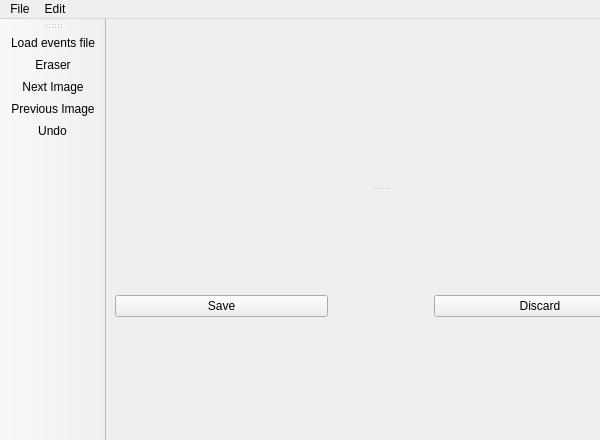
<?xml version="1.0" encoding="UTF-8"?>
<ui version="4.0">
 <class>MainWindow</class>
 <widget class="QMainWindow" name="MainWindow">
  <property name="geometry">
   <rect>
    <x>0</x>
    <y>0</y>
    <width>600</width>
    <height>440</height>
   </rect>
  </property>
  <property name="minimumSize">
   <size>
    <width>600</width>
    <height>440</height>
   </size>
  </property>
  <property name="maximumSize">
   <size>
    <width>600</width>
    <height>440</height>
   </size>
  </property>
  <property name="windowTitle">
   <string>Events Labeling Tool</string>
  </property>
  <widget class="QWidget" name="centralwidget">
   <widget class="QSplitter" name="splitter">
    <property name="geometry">
     <rect>
      <x>9</x>
      <y>21</y>
      <width>531</width>
      <height>381</height>
     </rect>
    </property>
    <property name="orientation">
     <enum>Qt::Vertical</enum>
    </property>
    <widget class="QLabel" name="img_lbl">
     <property name="autoFillBackground">
      <bool>false</bool>
     </property>
     <property name="text">
      <string/>
     </property>
     <property name="pixmap">
      <pixmap resource="resources.qrc">:/images/images/init.png</pixmap>
     </property>
     <property name="scaledContents">
      <bool>true</bool>
     </property>
    </widget>
    <widget class="QWidget" name="">
     <layout class="QHBoxLayout" name="horizontalLayout">
      <item>
       <widget class="QPushButton" name="btn_Save">
        <property name="text">
         <string>Save</string>
        </property>
       </widget>
      </item>
      <item>
       <spacer name="horizontalSpacer">
        <property name="orientation">
         <enum>Qt::Horizontal</enum>
        </property>
        <property name="sizeType">
         <enum>QSizePolicy::Fixed</enum>
        </property>
        <property name="sizeHint" stdset="0">
         <size>
          <width>100</width>
          <height>20</height>
         </size>
        </property>
       </spacer>
      </item>
      <item>
       <widget class="QPushButton" name="btn_Discard">
        <property name="text">
         <string>Discard</string>
        </property>
       </widget>
      </item>
     </layout>
    </widget>
   </widget>
  </widget>
  <widget class="QMenuBar" name="menubar">
   <property name="geometry">
    <rect>
     <x>0</x>
     <y>0</y>
     <width>600</width>
     <height>25</height>
    </rect>
   </property>
   <widget class="QMenu" name="menuFile">
    <property name="title">
     <string>File</string>
    </property>
    <addaction name="actionLoad"/>
   </widget>
   <widget class="QMenu" name="menuEdit">
    <property name="title">
     <string>Edit</string>
    </property>
    <addaction name="actionEraser"/>
    <addaction name="actionNext_Image"/>
    <addaction name="actionPrevious_Image"/>
    <addaction name="actionUndo"/>
   </widget>
   <addaction name="menuFile"/>
   <addaction name="menuEdit"/>
  </widget>
  <widget class="QToolBar" name="toolBar">
   <property name="windowTitle">
    <string>toolBar</string>
   </property>
   <property name="movable">
    <bool>true</bool>
   </property>
   <property name="allowedAreas">
    <set>Qt::AllToolBarAreas</set>
   </property>
   <attribute name="toolBarArea">
    <enum>LeftToolBarArea</enum>
   </attribute>
   <attribute name="toolBarBreak">
    <bool>false</bool>
   </attribute>
   <addaction name="actionLoad"/>
   <addaction name="actionEraser"/>
   <addaction name="actionNext_Image"/>
   <addaction name="actionPrevious_Image"/>
   <addaction name="actionUndo"/>
  </widget>
  <action name="actionLoad">
   <property name="icon">
    <iconset resource="resources.qrc">
     <normaloff>:/images/images/load.png</normaloff>:/images/images/load.png</iconset>
   </property>
   <property name="text">
    <string>Load events file...</string>
   </property>
   <property name="shortcut">
    <string>Ctrl+L</string>
   </property>
  </action>
  <action name="actionEraser">
   <property name="icon">
    <iconset resource="resources.qrc">
     <normaloff>:/images/images/eraser.png</normaloff>:/images/images/eraser.png</iconset>
   </property>
   <property name="text">
    <string>Eraser</string>
   </property>
   <property name="toolTip">
    <string>Erase events from image</string>
   </property>
  </action>
  <action name="actionNext_Image">
   <property name="icon">
    <iconset resource="resources.qrc">
     <normaloff>:/images/images/next.jpg</normaloff>:/images/images/next.jpg</iconset>
   </property>
   <property name="text">
    <string>Next Image</string>
   </property>
   <property name="shortcut">
    <string>Right</string>
   </property>
  </action>
  <action name="actionPrevious_Image">
   <property name="icon">
    <iconset resource="resources.qrc">
     <normaloff>:/images/images/previous.jpg</normaloff>:/images/images/previous.jpg</iconset>
   </property>
   <property name="text">
    <string>Previous Image</string>
   </property>
   <property name="shortcut">
    <string>Left</string>
   </property>
  </action>
  <action name="actionUndo">
   <property name="icon">
    <iconset resource="resources.qrc">
     <normaloff>:/images/images/undo.png</normaloff>:/images/images/undo.png</iconset>
   </property>
   <property name="text">
    <string>Undo</string>
   </property>
   <property name="shortcut">
    <string>Ctrl+Z</string>
   </property>
  </action>
 </widget>
 <resources>
  <include location="resources.qrc"/>
 </resources>
 <connections/>
</ui>
